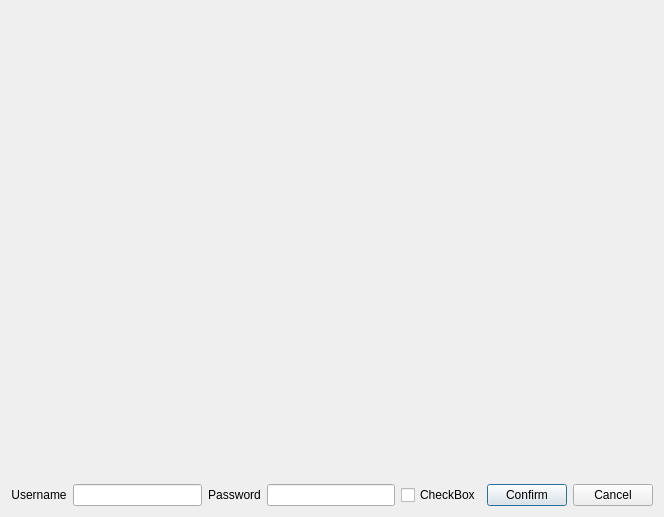
<?xml version="1.0" encoding="UTF-8"?>
<ui version="4.0">
 <class>VCLogin</class>
 <widget class="QDialog" name="VCLogin">
  <property name="geometry">
   <rect>
    <x>0</x>
    <y>0</y>
    <width>664</width>
    <height>517</height>
   </rect>
  </property>
  <property name="windowTitle">
   <string>VCLogin</string>
  </property>
  <layout class="QGridLayout" name="gridLayout">
   <item row="0" column="0">
    <widget class="QLabel" name="label">
     <property name="text">
      <string/>
     </property>
     <property name="pixmap">
      <pixmap>../../../Pictures/zhanghao.jpg</pixmap>
     </property>
    </widget>
   </item>
   <item row="1" column="0">
    <layout class="QHBoxLayout" name="horizontalLayout">
     <item>
      <widget class="QLabel" name="label_2">
       <property name="text">
        <string>Username</string>
       </property>
       <property name="alignment">
        <set>Qt::AlignCenter</set>
       </property>
      </widget>
     </item>
     <item>
      <widget class="QLineEdit" name="lineEdit"/>
     </item>
     <item>
      <widget class="QLabel" name="label_3">
       <property name="text">
        <string>Password</string>
       </property>
       <property name="alignment">
        <set>Qt::AlignCenter</set>
       </property>
      </widget>
     </item>
     <item>
      <widget class="QLineEdit" name="lineEdit_2"/>
     </item>
     <item>
      <widget class="QCheckBox" name="checkBox">
       <property name="text">
        <string>CheckBox</string>
       </property>
      </widget>
     </item>
     <item>
      <widget class="QPushButton" name="pushButton">
       <property name="text">
        <string>Confirm</string>
       </property>
      </widget>
     </item>
     <item>
      <widget class="QPushButton" name="pushButton_2">
       <property name="text">
        <string>Cancel</string>
       </property>
      </widget>
     </item>
    </layout>
   </item>
  </layout>
 </widget>
 <layoutdefault spacing="6" margin="11"/>
 <resources/>
 <connections>
  <connection>
   <sender>pushButton</sender>
   <signal>clicked()</signal>
   <receiver>VCLogin</receiver>
   <slot>clickok()</slot>
   <hints>
    <hint type="sourcelabel">
     <x>354</x>
     <y>329</y>
    </hint>
    <hint type="destinationlabel">
     <x>406</x>
     <y>249</y>
    </hint>
   </hints>
  </connection>
  <connection>
   <sender>pushButton_2</sender>
   <signal>clicked()</signal>
   <receiver>VCLogin</receiver>
   <slot>reject()</slot>
   <hints>
    <hint type="sourcelabel">
     <x>430</x>
     <y>333</y>
    </hint>
    <hint type="destinationlabel">
     <x>464</x>
     <y>281</y>
    </hint>
   </hints>
  </connection>
 </connections>
 <slots>
  <slot>clickok()</slot>
 </slots>
</ui>
